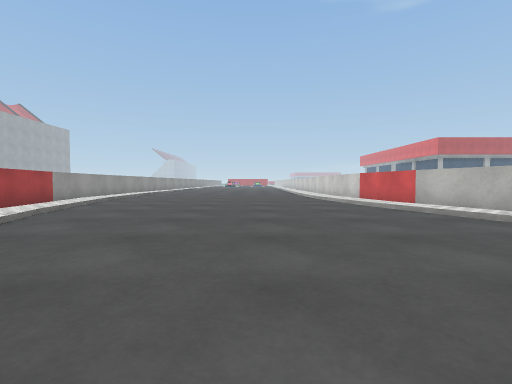
[1] (above)

22 first-person views from a walk through a 3-D level made in the Unity game engine. The camera is 0.58 m above the floor, tilts 2° down and sees 85° across. The floor is counted in squares, 1 m on a side. Each view is taken from the middle of a square. On the plan, view 1 faces up. The plan holds only what a view shows up to about 9 squares ahead; the rest is blank. The place goes on beyond the plan. Some surface patterns are stand-ins.

[2]
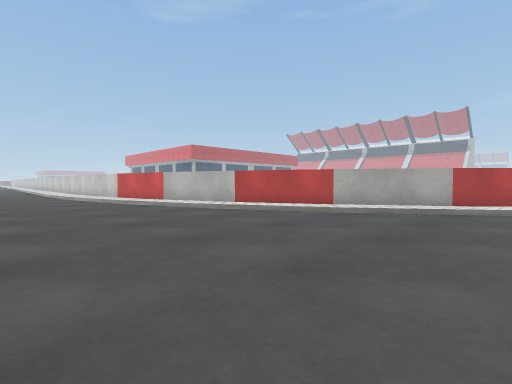

[3]
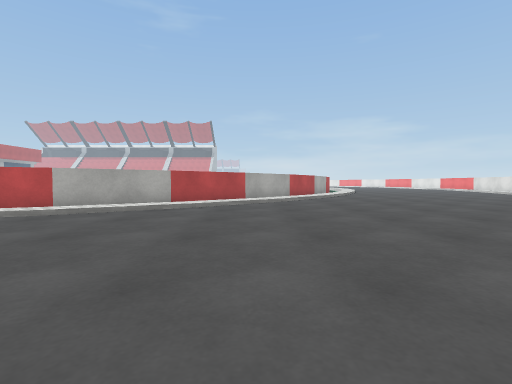

[4]
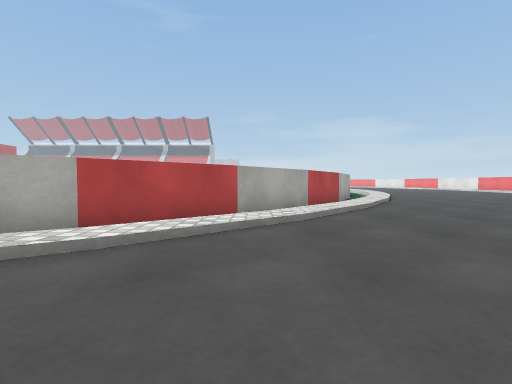

[5]
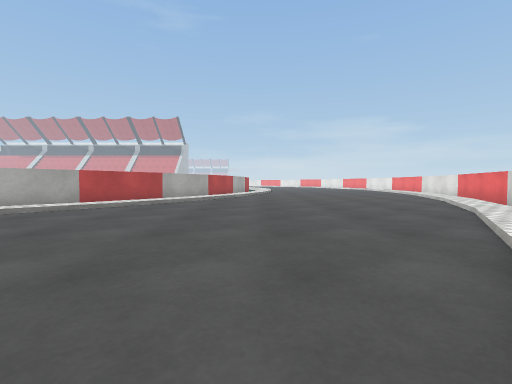

[6]
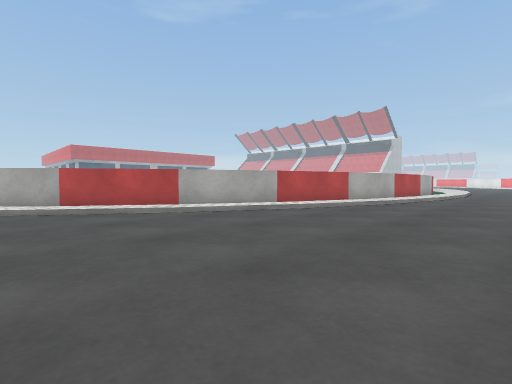

[7]
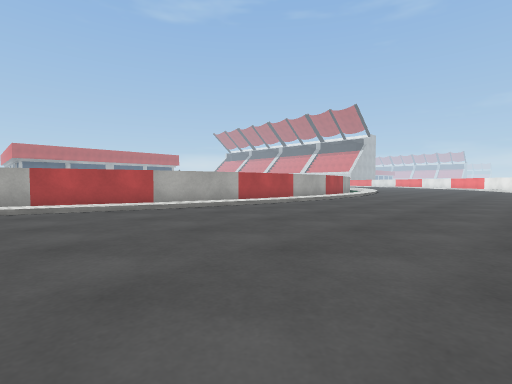

[8]
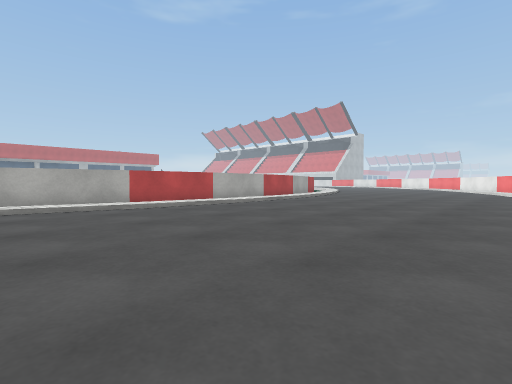

[9]
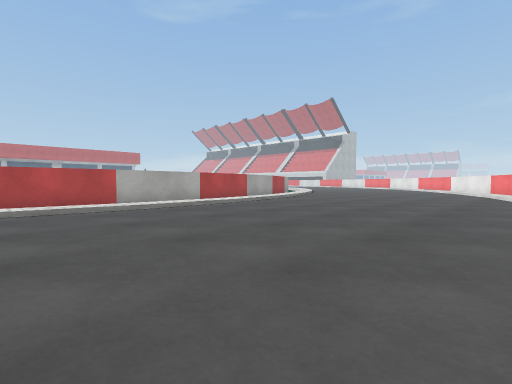

[10]
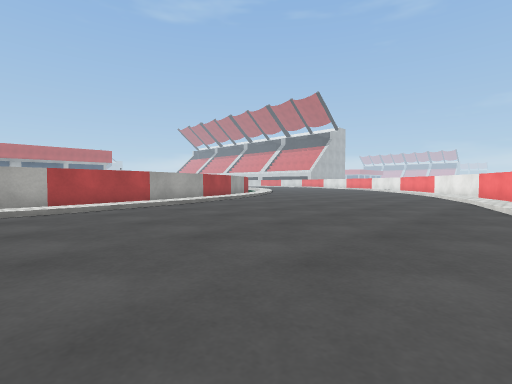

[11]
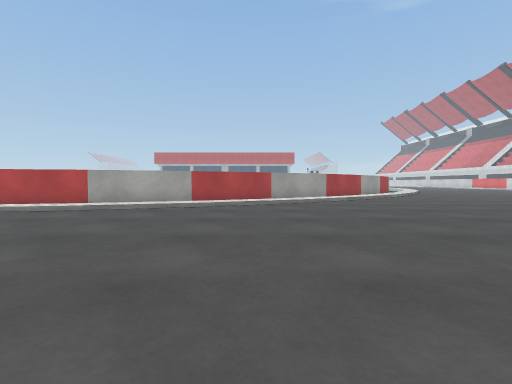

[12]
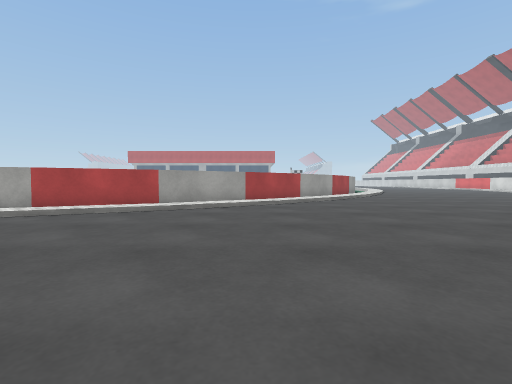

[13]
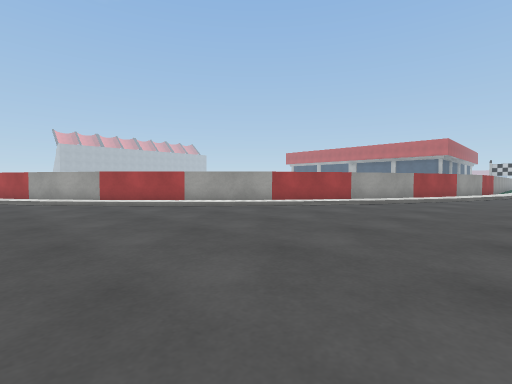

[14]
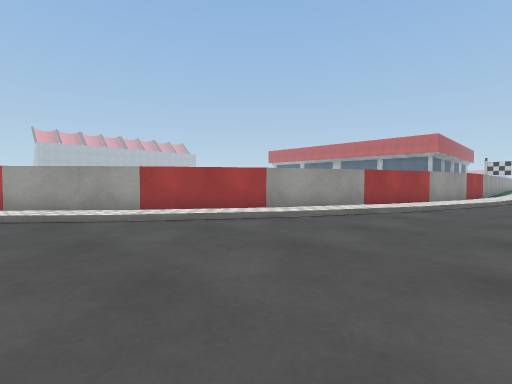

[15]
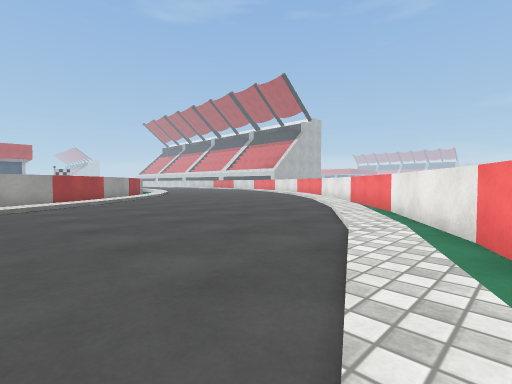

[16]
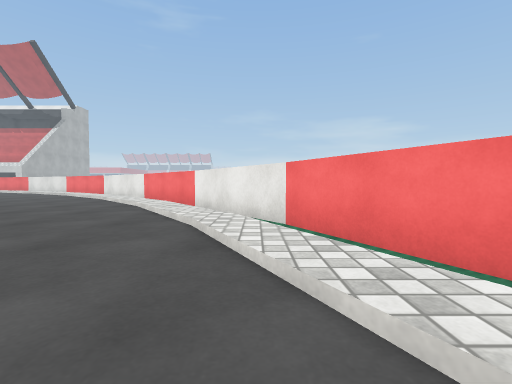

[17]
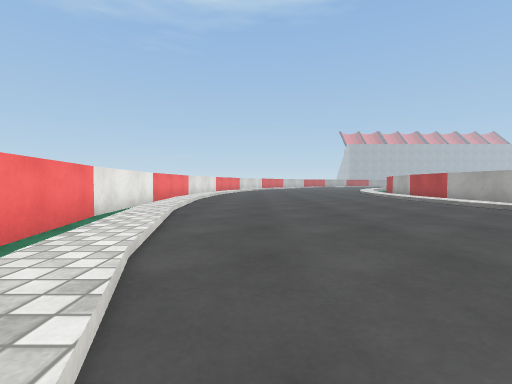

[18]
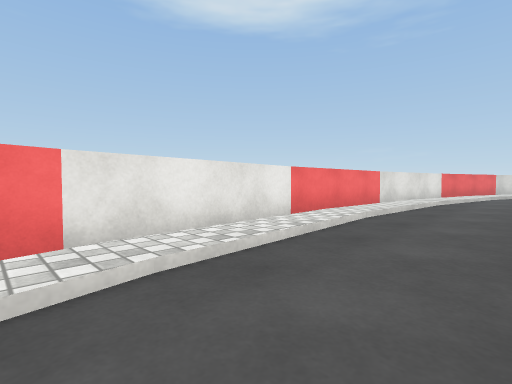

[19]
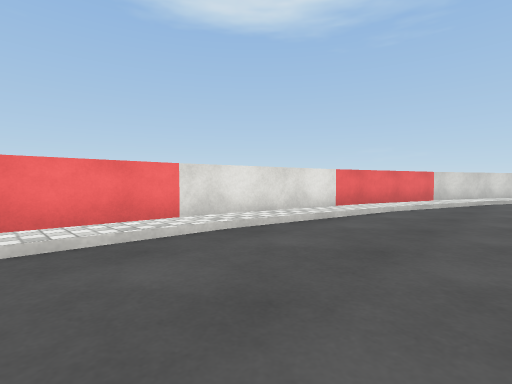

[20]
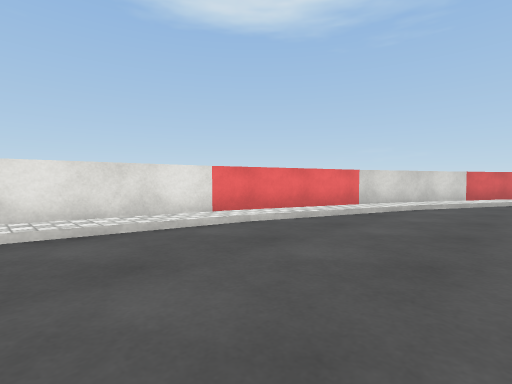

[21]
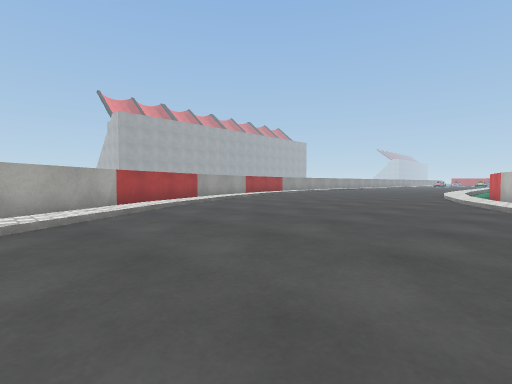

[22]
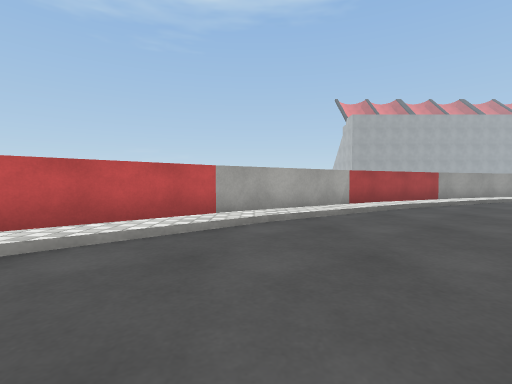

### Floor plan
Key: @ floor where view 1 was taken; # wall or solid block; . main floor; : floor 0.1 m higher than the main floor; / step, stairs or slope; = window, fence, low wall or low ledge.
Columns run from 6 left of view 1 to 45 right of it. Each row starts with its distance up from view 1.
  9  :.......=#                                      #=
  8 #:.......:#                                      #:
  7 #=.......:##                                    ##:.
  6 # /....../=#                                    ##/.
  5   /.......=#                                    #=..
  4   :......./##                                  ##/..
  3   //....../=#                                  #=/..
  2    /......./##                                ##/...
  1   #:.......//##                              ##//...
  0   # /.@...../=#                             ##=/....
 -1   ##:......../##                            ##/.....
 -2    # /......../###                         ##/......
 -3    ##//......../###                      ## /.......
 -4     ##:........./=##                    ##=/........
 -5      # /.........//###                ###//.........
 -6      ##=/.........//=####          ####=//........./
 -7       ##=/ .........//==############==//..........
 -8        ## /............/::===  ===::/............/
 -9            /...............//////.............../=
-10             /................................../=#
-11              :/............................../: ##
-12               //............................//###
-13              ## :/......................../: ##
-14               ### ://..................//: ###
-15                 ####/://............//:/  ##
-16                    #####=:://////::=
-17                      ################

Where each view was taken, in squares from view 1:
view 1: 0 up, 0 right, facing up
view 2: 1 down, 0 right, facing up-right
view 3: 2 down, 0 right, facing right
view 4: 2 down, 4 right, facing right
view 5: 8 down, 4 right, facing right
view 6: 11 down, 10 right, facing up-right
view 7: 14 down, 15 right, facing up-right
view 8: 15 down, 18 right, facing up-right
view 9: 15 down, 21 right, facing up-right
view 10: 15 down, 25 right, facing up-right
view 11: 14 down, 33 right, facing up
view 12: 12 down, 36 right, facing up
view 13: 6 down, 45 right, facing up-left
view 14: 2 down, 45 right, facing up-left
view 15: 14 down, 34 right, facing up-right
view 16: 13 down, 34 right, facing right
view 17: 14 down, 33 right, facing left
view 18: 14 down, 28 right, facing down-left
view 19: 13 down, 22 right, facing down-left
view 20: 12 down, 19 right, facing down-left
view 21: 5 down, 5 right, facing up-left
view 22: 5 down, 5 right, facing left
